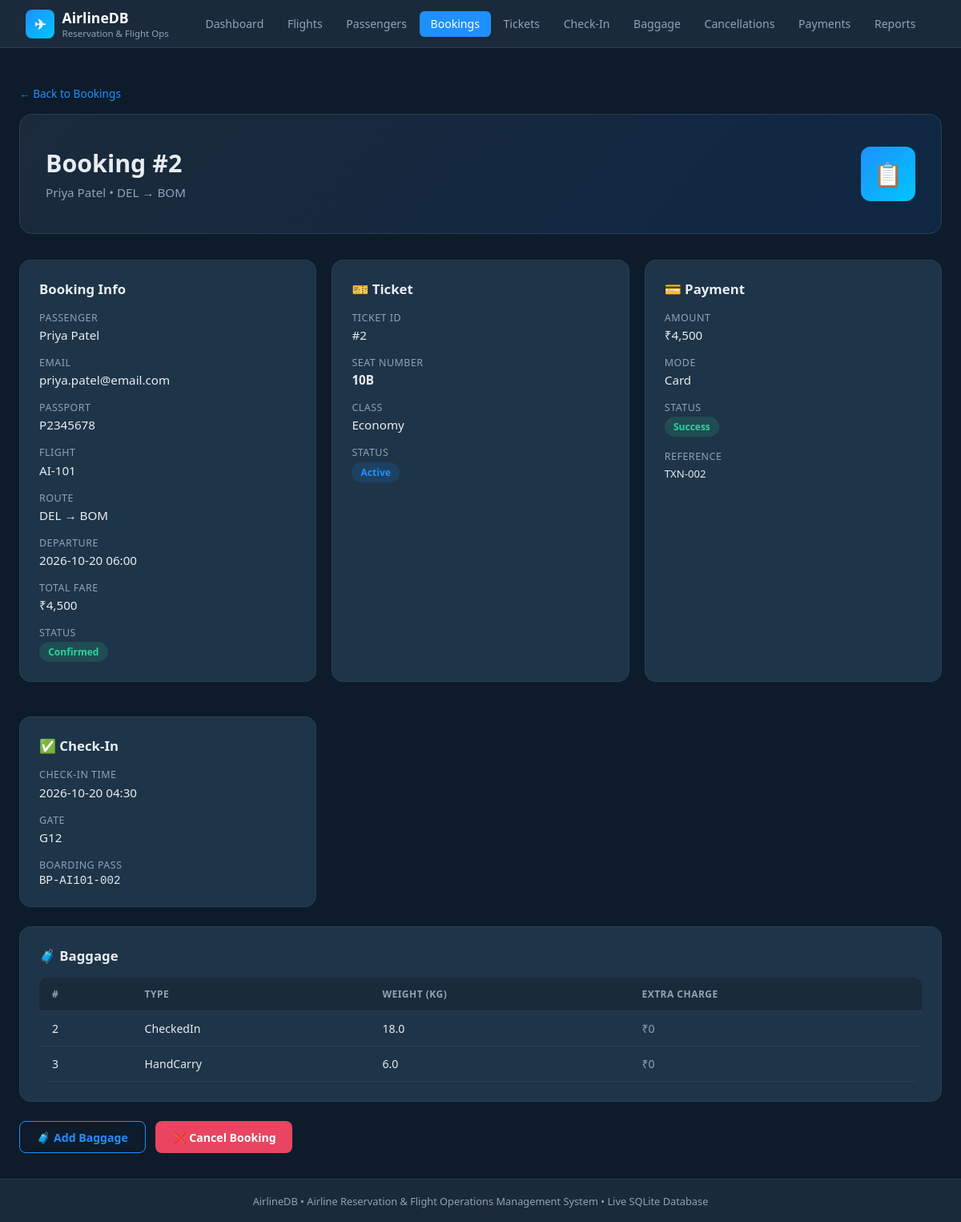
/bookings/2, run on the app's committed database.
### tables this page shows
CREATE TABLE bookings (
    booking_id     INTEGER PRIMARY KEY AUTOINCREMENT,
    passenger_id   INTEGER NOT NULL REFERENCES passengers(passenger_id),
    flight_id      TEXT NOT NULL REFERENCES flights(flight_id),
    booking_date   TEXT NOT NULL DEFAULT (datetime('now')),
    booking_status TEXT NOT NULL DEFAULT 'Confirmed'
                   CHECK (booking_status IN ('Confirmed','Cancelled','Pending')),
    total_fare     REAL NOT NULL CHECK (total_fare >= 0)
);

CREATE TABLE passengers (
    passenger_id  INTEGER PRIMARY KEY AUTOINCREMENT,
    first_name    TEXT NOT NULL,
    last_name     TEXT NOT NULL,
    email         TEXT NOT NULL UNIQUE,
    phone         TEXT,
    passport_no   TEXT UNIQUE,
    date_of_birth TEXT,
    nationality   TEXT DEFAULT 'Indian',
    created_at    TEXT DEFAULT (datetime('now'))
);

CREATE TABLE flights (
    flight_id        TEXT PRIMARY KEY,      -- e.g. AI-101
    route_id         INTEGER NOT NULL REFERENCES routes(route_id),
    aircraft_id      TEXT NOT NULL REFERENCES aircraft(aircraft_id),
    departure_time   TEXT NOT NULL,         -- ISO-8601 datetime
    arrival_time     TEXT NOT NULL,
    base_fare        REAL NOT NULL CHECK (base_fare >= 0),
    status           TEXT NOT NULL DEFAULT 'Scheduled'
                     CHECK (status IN ('Scheduled','Delayed','Cancelled','Completed')),
    CHECK (arrival_time > departure_time)
);

CREATE TABLE tickets (
    ticket_id    INTEGER PRIMARY KEY AUTOINCREMENT,
    booking_id   INTEGER NOT NULL REFERENCES bookings(booking_id),
    seat_id      INTEGER NOT NULL REFERENCES seats(seat_id),
    seat_class   TEXT NOT NULL DEFAULT 'Economy'
                 CHECK (seat_class IN ('Economy','Business','First')),
    issue_date   TEXT NOT NULL DEFAULT (datetime('now')),
    ticket_status TEXT NOT NULL DEFAULT 'Active'
                  CHECK (ticket_status IN ('Active','Cancelled','Used')),
    UNIQUE (booking_id, seat_id)             -- one seat per booking line
);

CREATE TABLE seats (
    seat_id     INTEGER PRIMARY KEY AUTOINCREMENT,
    aircraft_id TEXT NOT NULL REFERENCES aircraft(aircraft_id) ON DELETE CASCADE,
    seat_number TEXT NOT NULL,              -- e.g. 12A
    seat_class  TEXT NOT NULL DEFAULT 'Economy'
                CHECK (seat_class IN ('Economy','Business','First')),
    UNIQUE (aircraft_id, seat_number)
);

CREATE TABLE payments (
    payment_id     INTEGER PRIMARY KEY AUTOINCREMENT,
    booking_id     INTEGER NOT NULL REFERENCES bookings(booking_id),
    amount         REAL NOT NULL CHECK (amount > 0),
    payment_mode   TEXT NOT NULL DEFAULT 'Card'
                   CHECK (payment_mode IN ('Card','UPI','NetBanking','Cash')),
    payment_status TEXT NOT NULL DEFAULT 'Success'
                   CHECK (payment_status IN ('Success','Failed','Refunded','Pending')),
    payment_date   TEXT NOT NULL DEFAULT (datetime('now')),
    transaction_ref TEXT UNIQUE
);

CREATE TABLE checkins (
    checkin_id      INTEGER PRIMARY KEY AUTOINCREMENT,
    booking_id      INTEGER NOT NULL UNIQUE REFERENCES bookings(booking_id),
    checkin_time    TEXT NOT NULL DEFAULT (datetime('now')),
    gate_number     TEXT,
    boarding_pass   TEXT UNIQUE              -- generated boarding-pass number
);

CREATE TABLE baggage (
    baggage_id     INTEGER PRIMARY KEY AUTOINCREMENT,
    booking_id     INTEGER NOT NULL REFERENCES bookings(booking_id),
    weight_kg      REAL NOT NULL CHECK (weight_kg >= 0),  -- non-negative
    baggage_type   TEXT NOT NULL DEFAULT 'CheckedIn'
                   CHECK (baggage_type IN ('CheckedIn','HandCarry')),
    extra_charge   REAL NOT NULL DEFAULT 0.0 CHECK (extra_charge >= 0)
);

### app/routes/bookings.py (the view)
@bookings_bp.route("/<int:bid>")
def detail(bid):
    booking = query("""
        SELECT b.*, p.first_name||' '||p.last_name AS passenger,
               p.email, p.phone, p.passport_no,
               f.departure_time, f.arrival_time, f.status AS flight_status,
               r.origin_airport||' → '||r.dest_airport AS route
        FROM bookings b
        JOIN passengers p ON p.passenger_id=b.passenger_id
        JOIN flights f ON f.flight_id=b.flight_id
        JOIN routes r ON r.route_id=f.route_id
        WHERE b.booking_id=?
    """, (bid,), one=True)
    ticket  = query("""
        SELECT t.*, s.seat_number FROM tickets t
        JOIN seats s ON s.seat_id=t.seat_id
        WHERE t.booking_id=?
    """, (bid,), one=True)
    payment = query("SELECT * FROM payments WHERE booking_id=?", (bid,), one=True)
    checkin = query("SELECT * FROM checkins WHERE booking_id=?", (bid,), one=True)
    baggage = query("SELECT * FROM baggage WHERE booking_id=?", (bid,))
    return render_template("bookings/detail.html", booking=booking,
                           ticket=ticket, payment=payment,
                           checkin=checkin, baggage=baggage)

### app/db.py (called while the page is built)
def get_db():
    os.makedirs(os.path.dirname(DB_PATH), exist_ok=True)
    conn = sqlite3.connect(DB_PATH)
    conn.execute("PRAGMA foreign_keys = ON")
    conn.row_factory = sqlite3.Row
    return conn

def query(sql, params=(), one=False):
    conn = get_db()
    cur  = conn.execute(sql, params)
    rows = cur.fetchone() if one else cur.fetchall()
    conn.close()
    return rows

### templates/bookings/detail.html (shortened to what this page needs)
{% extends "base.html" %}
{% block content %}
<a href="{{ url_for('bookings.index') }}" class="back-link">← Back to Bookings</a>
<div class="page-hero">
  <div>
    <h1>Booking #{{ booking.booking_id }}</h1>
    <p>{{ booking.passenger }} &bull; {{ booking.route }}</p>
  </div>
  <div class="hero-badge">📋</div>
</div>
<div style="display:grid;grid-template-columns:repeat(auto-fit,minmax(300px,1fr));gap:1.2rem">
  <div class="card">
    <div class="card-title" style="margin-bottom:1rem">Booking Info</div>
    <div class="meta-grid">
      <div class="meta-item"><span class="mk">Passenger</span><span class="mv">{{ booking.passenger }}</span></div>
      <div class="meta-item"><span class="mk">Email</span><span class="mv">{{ booking.email }}</span></div>
      <div class="meta-item"><span class="mk">Passport</span><span class="mv">{{ booking.passport_no or '—' }}</span></div>
      <div class="meta-item"><span class="mk">Flight</span><span class="mv">{{ booking.flight_id }}</span></div>
      <div class="meta-item"><span class="mk">Route</span><span class="mv">{{ booking.route }}</span></div>
      <div class="meta-item"><span class="mk">Departure</span><span class="mv">{{ booking.departure_time[:16].replace('T',' ') }}</span></div>
      <div class="meta-item"><span class="mk">Total Fare</span><span class="mv">₹{{ "{:,.0f}".format(booking.total_fare) }}</span></div>
      <div class="meta-item"><span class="mk">Status</span><span class="mv">
        {% if booking.booking_status=='Confirmed' %}<span class="badge badge-success">{{ booking.booking_status }}</span>
        {% else %}<span class="badge badge-danger">{{ booking.booking_status }}</span>{% endif %}
      </span></div>
    </div>
  </div>
  {% if ticket %}
  <div class="card">
    <div class="card-title" style="margin-bottom:1rem">🎫 Ticket</div>
    <div class="meta-grid">
      <div class="meta-item"><span class="mk">Ticket ID</span><span class="mv">#{{ ticket.ticket_id }}</span></div>
      <div class="meta-item"><span class="mk">Seat Number</span><span class="mv"><strong>{{ ticket.seat_number }}</strong></span></div>
      <div class="meta-item"><span class="mk">Class</span><span class="mv">{{ ticket.seat_class }}</span></div>
      <div class="meta-item"><span class="mk">Status</span><span class="mv">
        {% if ticket.ticket_status=='Active' %}<span class="badge badge-info">{{ ticket.ticket_status }}</span>
        {% else %}<span class="badge badge-muted">{{ ticket.ticket_status }}</span>{% endif %}
      </span></div>
    </div>
  </div>
  {% endif %}
  {% if payment %}
  <div class="card">
    <div class="card-title" style="margin-bottom:1rem">💳 Payment</div>
    <div class="meta-grid">
      <div class="meta-item"><span class="mk">Amount</span><span class="mv">₹{{ "{:,.0f}".format(payment.amount) }}</span></div>
      <div class="meta-item"><span class="mk">Mode</span><span class="mv">{{ payment.payment_mode }}</span></div>
      <div class="meta-item"><span class="mk">Status</span><span class="mv">
        {% if payment.payment_status=='Success' %}<span class="badge badge-success">{{ payment.payment_status }}</span>
        {% elif payment.payment_status=='Refunded' %}<span class="badge badge-warning">{{ payment.payment_status }}</span>
        {% else %}<span class="badge badge-danger">{{ payment.payment_status }}</span>{% endif %}
      </span></div>
      <div class="meta-item"><span class="mk">Reference</span><span class="mv" style="font-size:.82rem">{{ payment.transaction_ref }}</span></div>
    </div>
  </div>
  {% endif %}
  {% if checkin %}
  <div class="card">
    <div class="card-title" style="margin-bottom:1rem">✅ Check-In</div>
    <div class="meta-grid">
      <div class="meta-item"><span class="mk">Check-In Time</span><span class="mv">{{ checkin.checkin_time[:16].replace('T',' ') }}</span></div>
      <div class="meta-item"><span class="mk">Gate</span><span class="mv">{{ checkin.gate_number }}</span></div>
      <div class="meta-item"><span class="mk">Boarding Pass</span><span class="mv" style="font-family:monospace;font-size:.88rem">{{ checkin.boarding_pass }}</span></div>
    </div>
  </div>
  {% endif %}
</div>
{% if baggage %}
<div class="card">
  <div class="card-title" style="margin-bottom:1rem">🧳 Baggage</div>
  <div class="table-wrap">
    <table>
      <thead><tr><th>#</th><th>Type</th><th>Weight (kg)</th><th>Extra Charge</th></tr></thead>
      <tbody>
      {% for bg in baggage %}
        <tr>
          <td>{{ bg.baggage_id }}</td>
          <td>{{ bg.baggage_type }}</td>
          <td>{{ bg.weight_kg }}</td>
          <td>{% if bg.extra_charge > 0 %}<span class="badge badge-warning">₹{{ "{:,.0f}".format(bg.extra_charge) }}</span>{% else %}<span style="color:var(--muted)">₹0</span>{% endif %}</td>
        </tr>
      {% endfor %}
      </tbody>
    </table>
  </div>
</div>
{% endif %}
<div style="display:flex;gap:.8rem;flex-wrap:wrap">
  {% if booking.booking_status == 'Confirmed' %}
    <a href="{{ url_for('baggage.index') }}" class="btn btn-outline">🧳 Add Baggage</a>
    <a href="{{ url_for('cancellations.index') }}" class="btn btn-danger">❌ Cancel Booking</a>
  {% endif %}
</div>
{% endblock %}

### static/css/style.css (style rules this page uses)
:root { --navy: #0d1b2a; --dark: #1b2a3b; --card: #1e3448; --accent: #1e90ff; --accent2: #00c6ff; --success: #28d79a; --warning: #f5a623; --danger: #e94560; --text: #e8edf2; --muted: #8fa3b8; --border: #2a3f55; --white: #ffffff; }
* { box-sizing: border-box; margin: 0; padding: 0; }
body { font-family: 'Segoe UI', system-ui, sans-serif; background: var(--navy); color: var(--text); min-height: 100vh; display: flex; flex-direction: column; }
.page-hero { background: linear-gradient(135deg, var(--dark) 0%, #0f2744 100%); border-radius: 16px; padding: 2.5rem 2rem; margin-bottom: 2rem; border: 1px solid var(--border); display: flex; justify-content: space-between; align-items: center; gap: 1rem; }
.page-hero h1 { font-size: 1.9rem; font-weight: 700; }
.page-hero p { color: var(--muted); margin-top: .4rem; font-size: .95rem; }
.hero-badge { background: linear-gradient(135deg, var(--accent), var(--accent2)); border-radius: 12px; width: 68px; height: 68px; display: flex; align-items: center; justify-content: center; font-size: 1.8rem; flex-shrink: 0; }
.card { background: var(--card); border: 1px solid var(--border); border-radius: 14px; padding: 1.5rem; margin-bottom: 1.5rem; }
.card-title { font-size: 1.05rem; font-weight: 600; }
.table-wrap { overflow-x: auto; border-radius: 10px; }
table { width: 100%; border-collapse: collapse; font-size: .88rem; }
thead th { background: var(--dark); color: var(--muted); padding: .75rem 1rem; text-align: left; font-weight: 600; text-transform: uppercase; font-size: .75rem; letter-spacing: .04em; border-bottom: 1px solid var(--border); }
tbody tr { border-bottom: 1px solid var(--border); transition: background .15s; }
tbody td { padding: .75rem 1rem; vertical-align: middle; }
.badge { display: inline-flex; align-items: center; padding: .25rem .7rem; border-radius: 20px; font-size: .75rem; font-weight: 600; }
.badge-success { background: rgba(40,215,154,.15); color: var(--success); }
.badge-info { background: rgba(30,144,255,.15); color: var(--accent); }
.btn { display: inline-flex; align-items: center; gap: .4rem; padding: .6rem 1.3rem; border-radius: 8px; font-size: .88rem; font-weight: 600; cursor: pointer; border: none; transition: all .2s; text-decoration: none; }
.btn-danger { background: var(--danger); color: var(--white); }
.btn-outline { background: transparent; border: 1px solid var(--accent); color: var(--accent); }
.meta-grid { display: grid; grid-template-columns: repeat(auto-fit, minmax(220px,1fr)); gap: 1rem; }
.meta-item { display: flex; flex-direction: column; gap: .2rem; }
.meta-item .mk { color: var(--muted); font-size: .78rem; text-transform: uppercase; letter-spacing: .04em; }
.meta-item .mv { font-size: .95rem; font-weight: 500; }
.back-link { color: var(--accent); text-decoration: none; font-size: .85rem; display: inline-flex; align-items: center; gap: .3rem; margin-bottom: 1rem; }

### data on the page
bookings: booking_id "2", flight_id "AI-101", total_fare "4,500", booking_status "Confirmed"
passengers: email "priya.patel@email.com", passport_no "P2345678"
flights: departure_time "2026-10-20 06:00"
tickets: ticket_id "2", seat_class "Economy", ticket_status "Active"
seats: seat_number "10B"
payments: amount "4,500", payment_mode "Card", payment_status "Success", transaction_ref "TXN-002"
checkins: checkin_time "2026-10-20 04:30", gate_number "G12", boarding_pass "BP-AI101-002"
baggage: baggage_id "2", baggage_type "CheckedIn", weight_kg "18.0", extra_charge "₹0"
baggage: baggage_id "3", baggage_type "HandCarry", weight_kg "6.0", extra_charge "₹0"

### other printed values
{{ booking.passenger }} "Priya Patel"
{{ booking.route }} "DEL → BOM"
